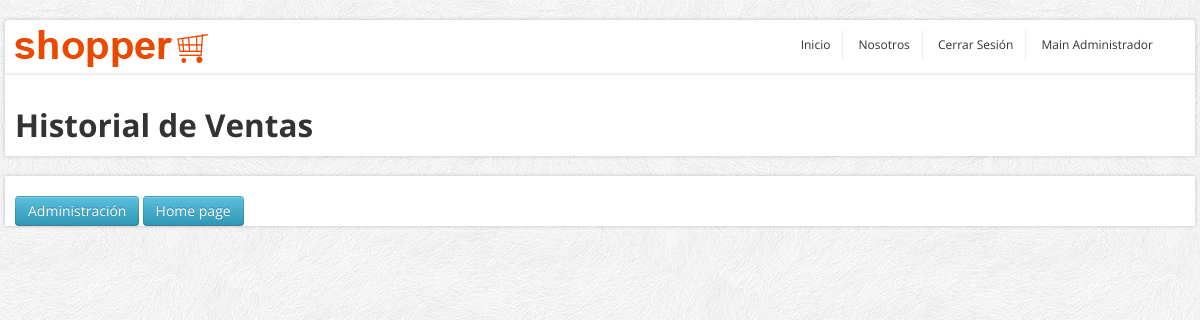
/registro_ventas, run on an earlier commit of the app's database.
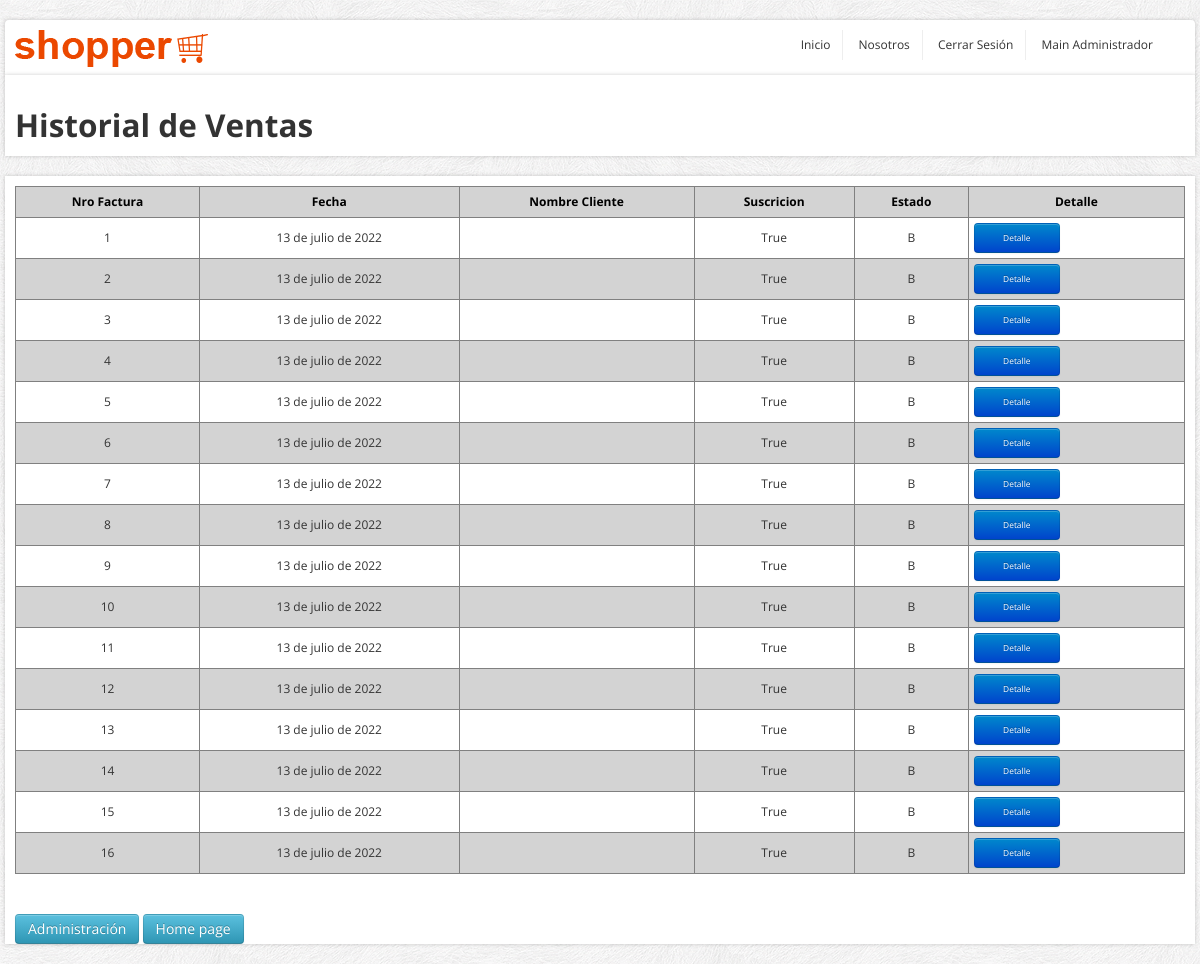
And on a later commit of the database.
### core/models.py (models this page shows, shortened)
class Factura(models.Model):
    usuario = models.ForeignKey(User, on_delete=models.DO_NOTHING)
    fecha = models.DateField(blank=False, null=False, verbose_name="Fecha Factura")
    estado = models.CharField(max_length=1, default="B",blank=False, null=False, verbose_name="Fecha Factura")

class PerfilUsuario(models.Model):
    user = models.OneToOneField(User, blank=False, null=False, on_delete=models.CASCADE)
    rutUsuario = models.CharField(max_length=15, unique=True)
    direccionUsusario = models.CharField(max_length=300, blank=False, null=False, verbose_name="Direccion Usuario")
    suscripcionUsusario = models.BooleanField(default=False,blank=False, null=False, verbose_name="Suscriptor")
    imagenUsuario = models.ImageField(upload_to="images/", default="sinfoto.jpg", null=False, blank=False, verbose_name="Imagen Usuario")

### core/views.py (the view)
# urls.py: path('registro_ventas', registro_ventas, name="registro_ventas"),
def registro_ventas(request):
    data = {"mesg": ""}
    data["list"] = Factura.objects.all().order_by('id')
    return render(request, "core/registro_ventas.html", data)

### core/templates/core/registro_ventas.html (shortened to what this page needs)
{% load static %}
<!DOCTYPE html>
<html lang="en">
	<head>
		<link href="../../static/core/css/bootstrap/css/bootstrap.min.css" rel="stylesheet">
		<link href="../../static/core/css/bootstrap/css/bootstrap-responsive.min.css" rel="stylesheet">
		<link href="../../static/core/css/themes/css/bootstrappage.css" rel="stylesheet"/>
		<link href="../../static/core/css/themes/css/flexslider.css" rel="stylesheet"/>
		<link href="../../static/core/css/themes/css/main.css" rel="stylesheet"/>
		<link href="{% static 'core/css/forms.css'%}" rel="stylesheet">
	</head>
    <body>
		<div id="top-bar" class="container">
			<div class="row container-fluid">
					<ul class="user-menu">
						<div class="pull-left">
							<a href="index.html" class="logo pull-left"><img src="../../static/core/css/themes/images/logo.png" class="site_logo" alt=""></a>
						</div>
						<div class="pull-right">
							<li><a href="{% url 'home' %}">Inicio</a></li>
							<li><a href="{% url 'sobre_nosotros' %}">Nosotros</a></li>
							<li><a href="{% url 'cerrar_sesion' %}">Cerrar Sesión</a></li>
							<li><a href="{% url 'mainAdministrador' %}">Main Administrador</a></li>
						</div>
					</ul>
			</div>
		</div>
		<div id="wrapper" class="container">
			<section class="main-content">
			    <br>
				<h2><span>Historial de Ventas</span></h2>
                <div class="span5">
				</div>
			</section>
		</div>
		<div id="wrapper" class="container">
			<section class="main-content">
				{% if list %}
				<table id="tabla_datos">
					<thead>
						<tr>
							<th>Nro Factura</th>
							<th>Fecha</th>
							<th>Nombre Cliente</th>
							<th>Suscricion</th>
							<th>Estado</th>
							<th>Detalle</th>
						</tr>
					</thead>
					<tbody>
						{% for pro in list %}
						<tr>
							<td align="center">{{ pro.id }}</td>
							<td align="center">{{ pro.fecha }}</td>
							<td align="center">{{ pro.usuario.first_name }} {{ pro.usuario.last_name}}</td>
							<td align="center">{{ pro.usuario.perfilusuario.suscripcionUsusario}}</td>
							<td align="center">{{ pro.estado }}</td>
							<td><a href="{% url 'detalle_factura' pro.id %}"
								class="btn btn-primary btn-sm boton_chico">Detalle</a></td>
						</tr>
						{% endfor %}
					</tbody>
				</table>
				{% endif %}
				<br>
				<a href="http://127.0.0.1:8000/admin" class="btn btn-info btn-sm">Administración</a>
				<a href="{% url 'home' %}" class="btn btn-info btn-sm">Home page</a>
			</section>
		</div>
    </body>
</html>

What changed in the data, as far as the page shows it:
added Factura: id "1", fecha "13 de julio de 2022", usuario.perfilusuario.suscripcionUsusario "True", estado "B"
added Factura: id "2", fecha "13 de julio de 2022", usuario.perfilusuario.suscripcionUsusario "True", estado "B"
added Factura: id "3", fecha "13 de julio de 2022", usuario.perfilusuario.suscripcionUsusario "True", estado "B"
added Factura: id "4", fecha "13 de julio de 2022", usuario.perfilusuario.suscripcionUsusario "True", estado "B"
added Factura: id "5", fecha "13 de julio de 2022", usuario.perfilusuario.suscripcionUsusario "True", estado "B"
added Factura: id "6", fecha "13 de julio de 2022", usuario.perfilusuario.suscripcionUsusario "True", estado "B"
added Factura: id "7", fecha "13 de julio de 2022", usuario.perfilusuario.suscripcionUsusario "True", estado "B"
added Factura: id "8", fecha "13 de julio de 2022", usuario.perfilusuario.suscripcionUsusario "True", estado "B"
added Factura: id "9", fecha "13 de julio de 2022", usuario.perfilusuario.suscripcionUsusario "True", estado "B"
added Factura: id "10", fecha "13 de julio de 2022", usuario.perfilusuario.suscripcionUsusario "True", estado "B"
added Factura: id "11", fecha "13 de julio de 2022", usuario.perfilusuario.suscripcionUsusario "True", estado "B"
added Factura: id "12", fecha "13 de julio de 2022", usuario.perfilusuario.suscripcionUsusario "True", estado "B"
added Factura: id "13", fecha "13 de julio de 2022", usuario.perfilusuario.suscripcionUsusario "True", estado "B"
added Factura: id "14", fecha "13 de julio de 2022", usuario.perfilusuario.suscripcionUsusario "True", estado "B"
added Factura: id "15", fecha "13 de julio de 2022", usuario.perfilusuario.suscripcionUsusario "True", estado "B"
added Factura: id "16", fecha "13 de julio de 2022", usuario.perfilusuario.suscripcionUsusario "True", estado "B"
Also different on the page:
text now shown: "Nro Factura Fecha Nombre Cliente Suscricion Estado Detalle"
